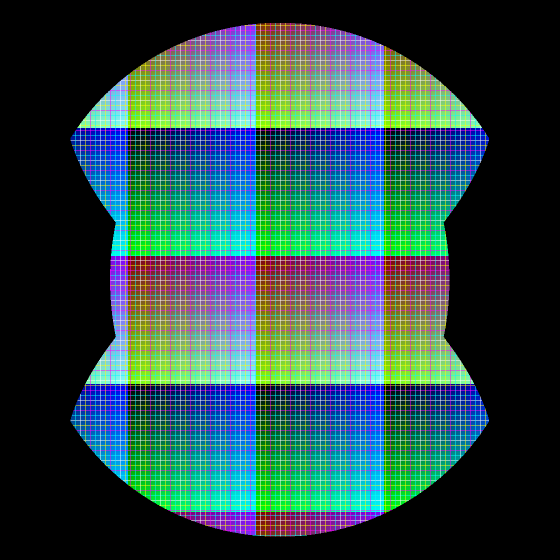
#> input picture samples/fisheye/benny_raw_fish.png, 1120 x 1120 px, given in place of fisheye, which was not available (shown at 1/2 size)
$ python add_sharpen.py --input-image-path ../samples/fisheye   (older library calls are emulated)
#> lines starting #> are read from the running program, lines starting #| are printed output that depends on the picture; pictures that were not available may be replaced by others from this repository, and a replacement may not be noted
#!/usr/bin/env python3
from pathlib import Path
import argparse
import time
import cv2
import numpy as np


def get_blend_mask(shape, strength=0.7):
    rows, cols = shape
    mask = np.zeros((rows, cols))
    X_result = cv2.getGaussianKernel(cols, int(strength * cols))
    Y_result = cv2.getGaussianKernel(rows, int(strength * rows))
    mask = np.dot(Y_result, X_result.T)
    return mask / mask.max()


def add_sharpen(input_path, output_path, sharpen_strength):
#> called with input_path = '../samples/fisheye', sharpen_strength = 0.35
    image = cv2.imread(input_path)
#> image is the input picture: shape (1120, 1120, 3); mean B, G, R 75, 76.5, 45.5
    gaussian_blur = cv2.GaussianBlur(image, (3, 3), 2.)
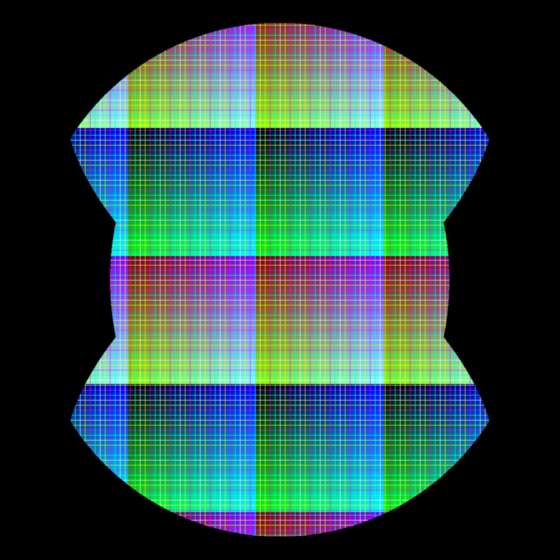
#> gaussian_blur: shape (1120, 1120, 3) (shown at 1/2 size); mean B, G, R 75, 76.5, 45.6
    laplacian = cv2.Laplacian(gaussian_blur, cv2.CV_64F)
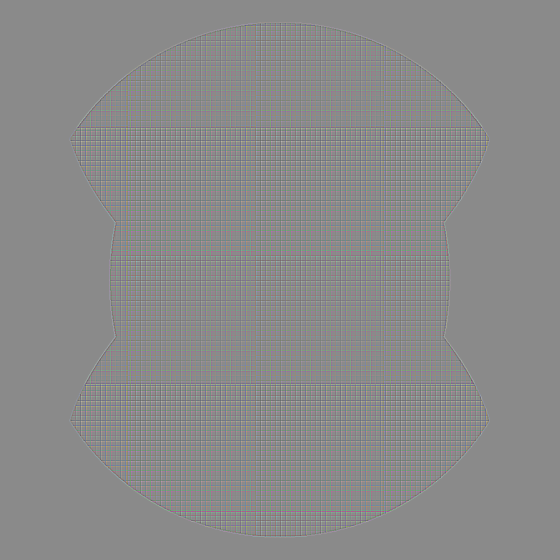
#> laplacian: shape (1120, 1120, 3) float64 (shown at 1/2 size); mean B, G, R 0, 0, 0; drawn with min black and max white
    laplacian_abs = cv2.convertScaleAbs(laplacian)
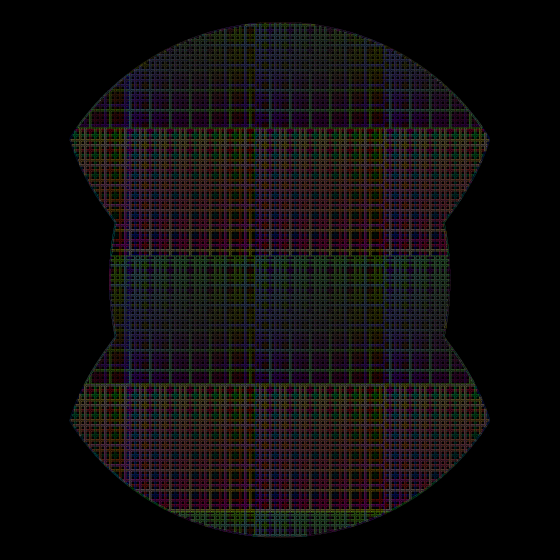
#> laplacian_abs: shape (1120, 1120, 3) (shown at 1/2 size); mean B, G, R 14.7, 14.4, 18.1
    blend_mask = get_blend_mask(image.shape[:2])
    for i in range(3):
        laplacian_abs[..., i] = laplacian_abs[..., i] * blend_mask
    blend_sharpened = cv2.addWeighted(
        image, 1.0, laplacian_abs, sharpen_strength, 0)
    cv2.imwrite(str(output_path), blend_sharpened)


def _append_filename(filename, appendix):
    p = Path(filename)
    return "{0}_{2}{1}".format(p.stem, p.suffix, appendix)


def get_sharpen_strength(seed1, seed2):
    # We may want to use the same seed to have a mostly consistent effect between left and right images.
    # So one seed is the same specified by arguments, while the other seed is truly random by time.
    rng1 = np.random.RandomState(seed1)
    sharpen_strength = rng1.uniform(0.32, 0.58)
    rng2 = np.random.RandomState(seed2)
    sharpen_strength += rng2.uniform(-0.02, 0.02)
    return sharpen_strength


def _main(args):
    input_path = args.input_image_path
    output_path = args.output_image_path
    if args.random:
        seed1 = args.random_seed
        seed2 = 0 if '/cube_front/' in str(input_path) else 1
        sharpen_strength = get_sharpen_strength(seed1, seed2)
    else:
        sharpen_strength = args.sharpen_strength
    assert 0 <= sharpen_strength <= 2, "Sharpen Strength must be between 0 and 2"
    if output_path is None or output_path in ("None", ""):
        output_path = Path(input_path).parent / \
            _append_filename(input_path, 'sharpened')
    else:
        output_dir = Path(output_path).parent
        output_dir.mkdir(parents=True, exist_ok=True)
    assert Path(input_path).exists(), "Input image path does not exist"

    add_sharpen(input_path, output_path, sharpen_strength)


if __name__ == '__main__':
    parser = argparse.ArgumentParser(
        description='Add sharpening to images.')
    parser.add_argument('-i', '--input-image-path', required=True,
                        help='Directory of the input images')
    parser.add_argument('-o', '--output-image-path',
                        help='Directory of the output images')
    parser.add_argument('-v', '--visualize', action='store_true',
                        help='visualize the rectified image')
    parser.add_argument('-s', '--sharpen-strength', default=0.35,
                        type=float, help='Strength of the sharpen effect')
    parser.add_argument('--random-seed', default=0,
                        type=int, help='Random seed')
    parser.add_argument('-r', '--random', action='store_true',
                        help='Whether to randomize the strength')
    args = parser.parse_args()

    _main(args)

$ run again, on samples/fisheye/gradient_uint8.png
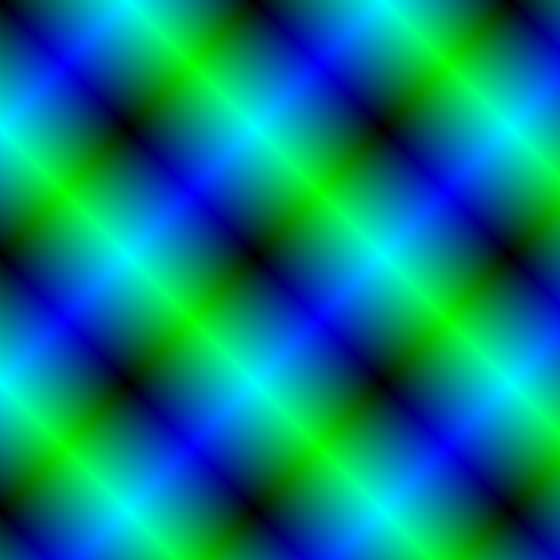
#> input picture samples/fisheye/gradient_uint8.png, 1120 x 1120 px, given in place of fisheye, which was not available (shown at 1/2 size)
#> in add_sharpen, image is the input picture: shape (1120, 1120, 3); mean B, G, R 127.3, 126.6, 0
#> in add_sharpen, `laplacian = cv2.Laplacian(gaussian_blur, cv2.CV_64F)`:
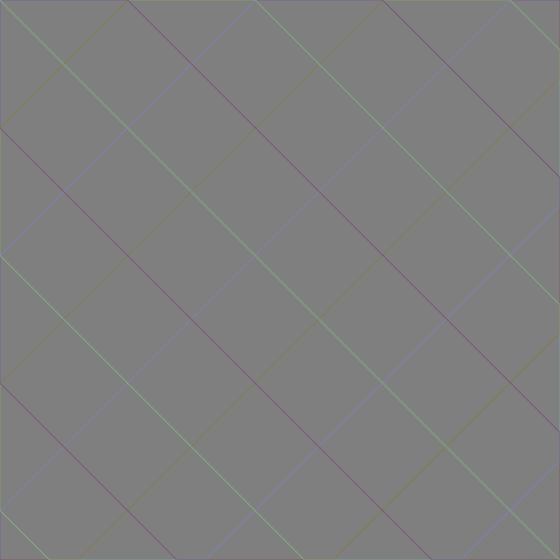
#> laplacian: shape (1120, 1120, 3) float64 (shown at 1/2 size); mean B, G, R 0, 0, 0; drawn with min black and max white
